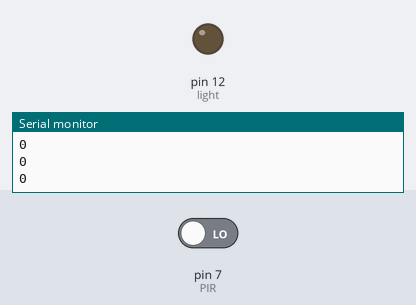
Simulated run of this sketch. Board: Arduino Uno, built with avr-gcc and run on an emulated ATmega328P. Shown: output pins drawn as LEDs (lit = HIGH), the last lines printed to the serial monitor. The inputs (shaded band) are chosen by the test bench; at power-on: pin 7 (PIR) LOW.

Above: at 4.8 s.
4.9 s: pin 7 (PIR) driven HIGH
At 7.2 s:
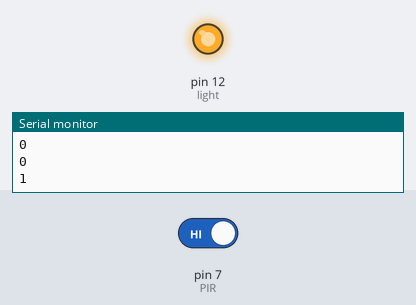
7.6 s: pin 7 (PIR) driven LOW
At 9.7 s:
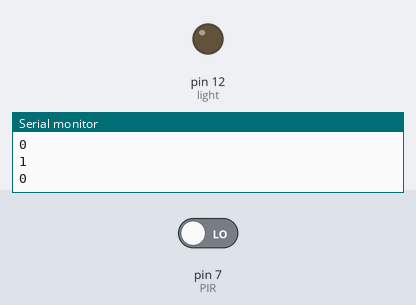
Timing chart, 0 to 11.2 s (numbered marks = the images above; inputs shaded):
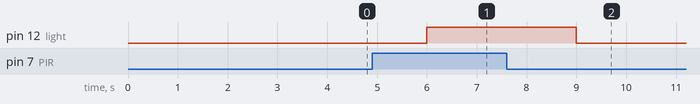

The sketch:

PIRTest.ino
```cpp
#define light 12
#define PIR 7

int val =0;

void setup() {
  Serial.begin(9600);
  pinMode(light, OUTPUT);
  pinMode(PIR, INPUT);
}

void loop() {
  val = digitalRead(PIR);
  Serial.println (val);

  if (val == HIGH) {
    digitalWrite(light, HIGH);
  }
  delay (1000);
  if (val == LOW) {
    digitalWrite(light, LOW);
  }
  delay(1000);
}
```

Measured:
- after the input at 4.9 s, pin 12 (light): LOW → HIGH after 1.1 s
- after the input at 7.6 s, pin 12 (light): HIGH → LOW after 1.4 s
